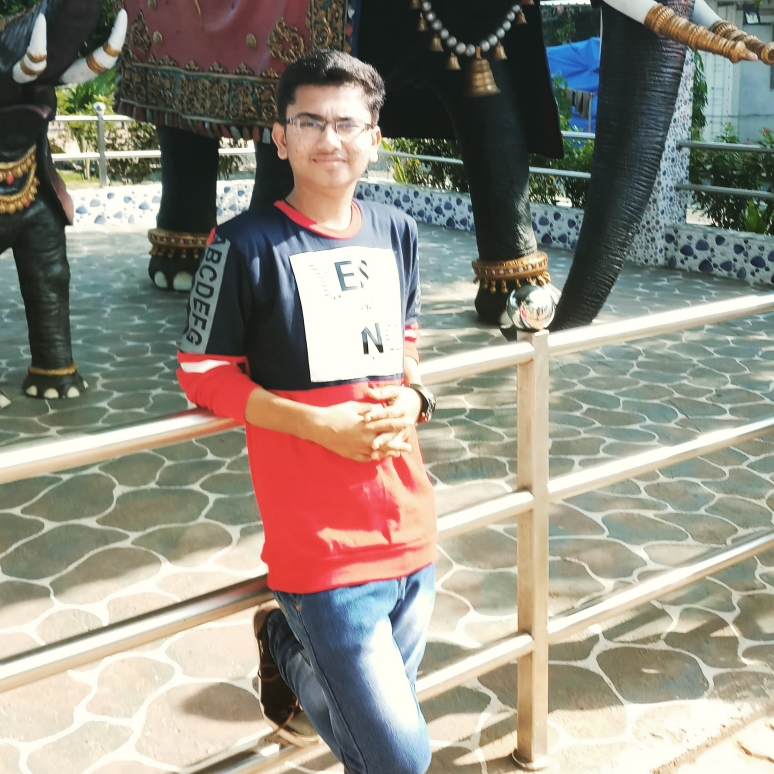
%> input picture Image_Processing/Lab1/my_image.jpg, 2322 x 2322 px (shown at 1/3 size)
$ octave task2.m   (GNU Octave 9; MATLAB toolbox functions it lacks are replaced by stand-ins)
%> lines starting %> are read from the running program, lines starting %| are printed output that depends on the picture; in (x1, y1, x2, y2) boxes, pixels count from 0 and x2, y2 are one past the last pixel; in counts of white or black regions, pixels touching at a corner belong together; the program's own positions count from 1; pictures that were not available may be replaced by others from this repository, and a replacement may not be noted
#Take your own black and white photo. Resize it to 256x256. Also consider given
#image 3.jpg. Demonstrate the logical operations like 'and', 'or', 'not' using these
#two images . Justify the results.

bw_im = imread('E:/Sem-7/Git-submission/Image_Processing/Lab1/my_image.jpg');
bw_im = im2bw(bw_im);
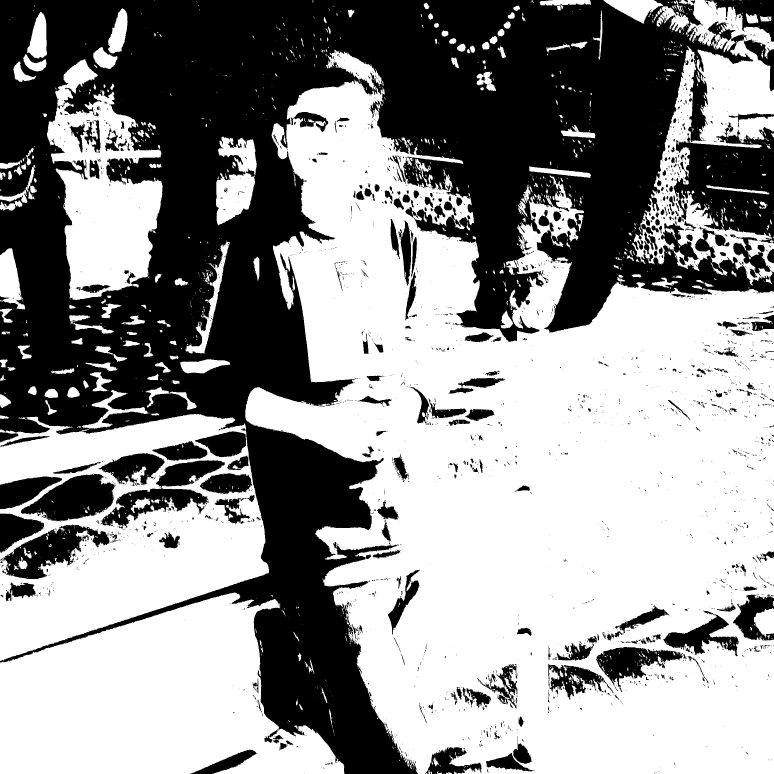
%> bw_im: size 2322x2322 logical (shown at 1/3 size); 57.2% white; 2906 black regions (2426 under 20 px), largest, box (x1, y1, x2, y2) and area: (0, 0, 2322, 2322) 1919894, (2021, 368, 2322, 730) 66431, (301, 1381, 674, 1583) 24718
bw_im_resized = imresize(bw_im,[256,256]);
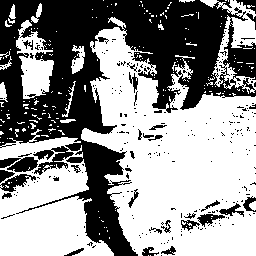
%> bw_im_resized: size 256x256 logical; 57.1% white; 270 black regions (239 under 20 px), largest, box (x1, y1, x2, y2) and area: (0, 0, 256, 256) 25104, (0, 157, 38, 172) 412, (0, 174, 36, 192) 279

s_im = imread('E:/Sem-7/IP/LAB2/Lab_2_exercise_images/Lab_2_exercise_images/3.jpg');
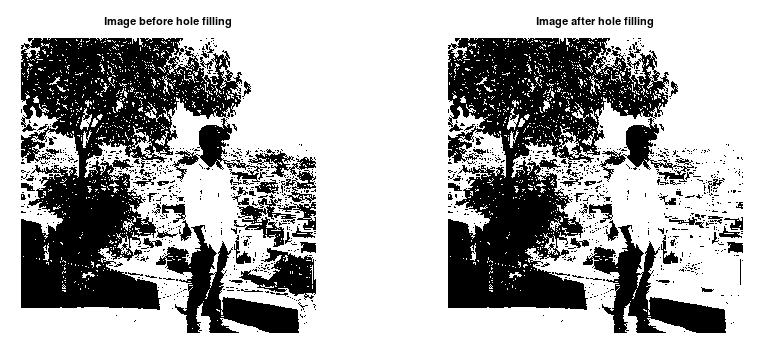
%> input picture Image_Processing/Lab10 & 11/SS/3.PNG, 768 x 357 px, given in place of 3.jpg, which was not available
%> s_im is the input picture: size 357x768x3 uint8; min 0, max 255, mean 174

#1). And Operation
%> (the run ends here)
